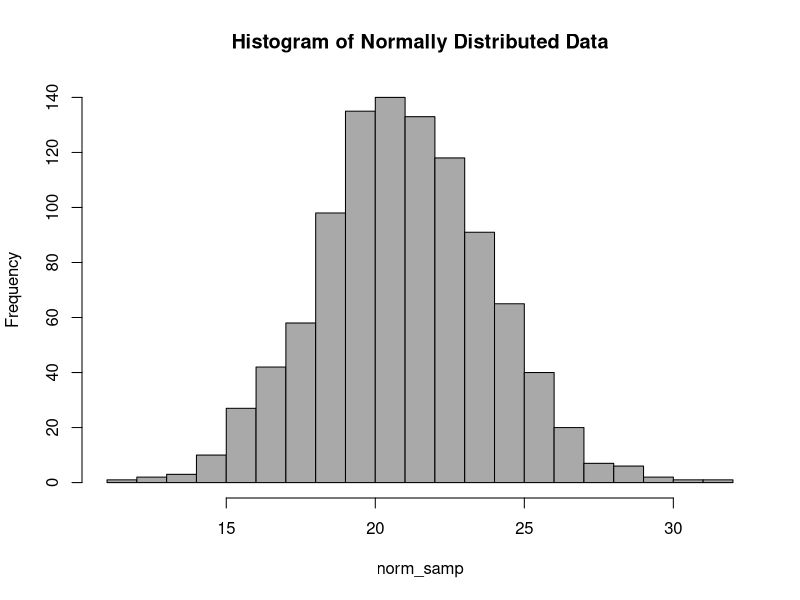
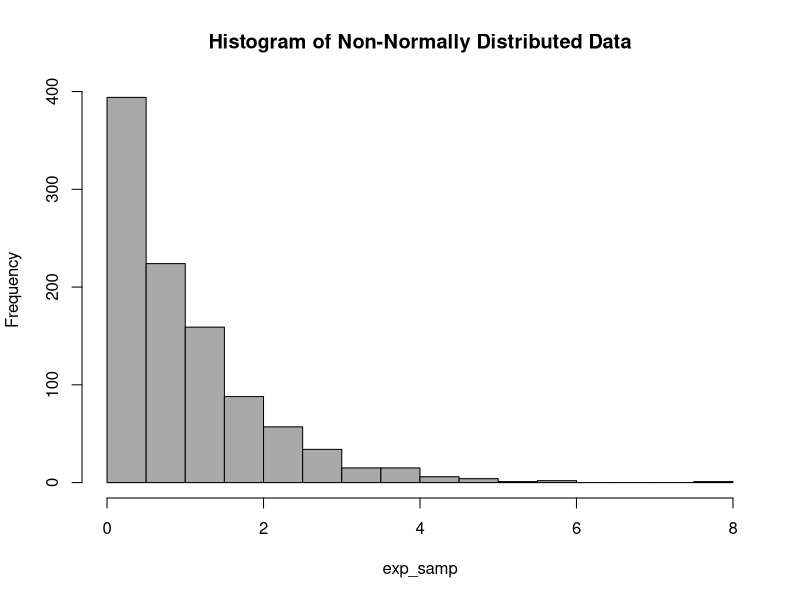
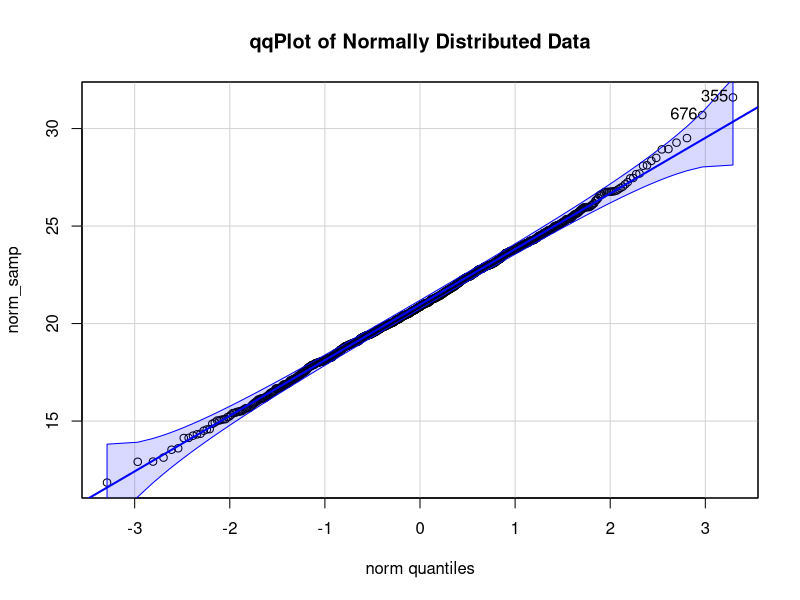
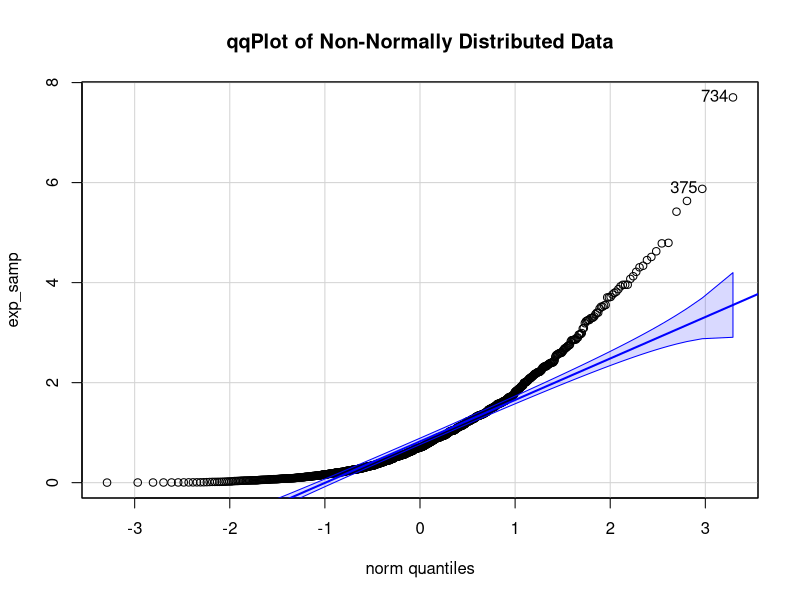
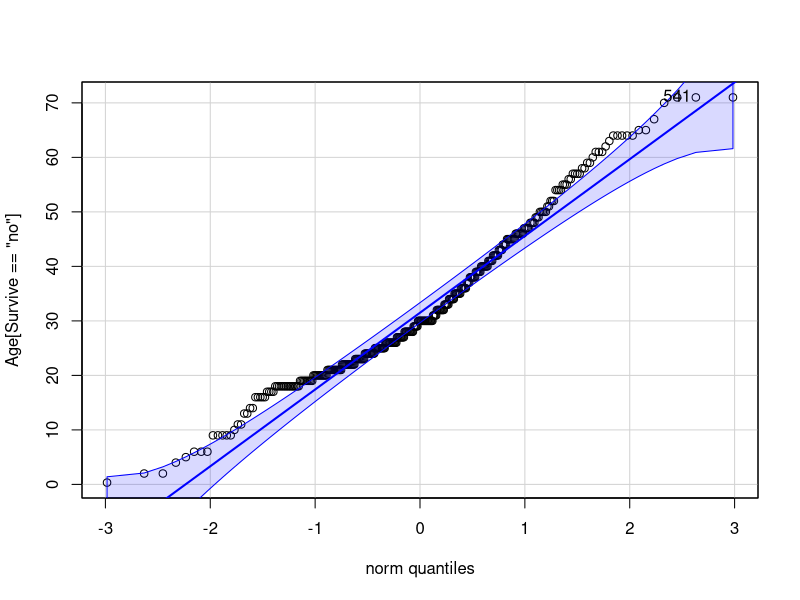
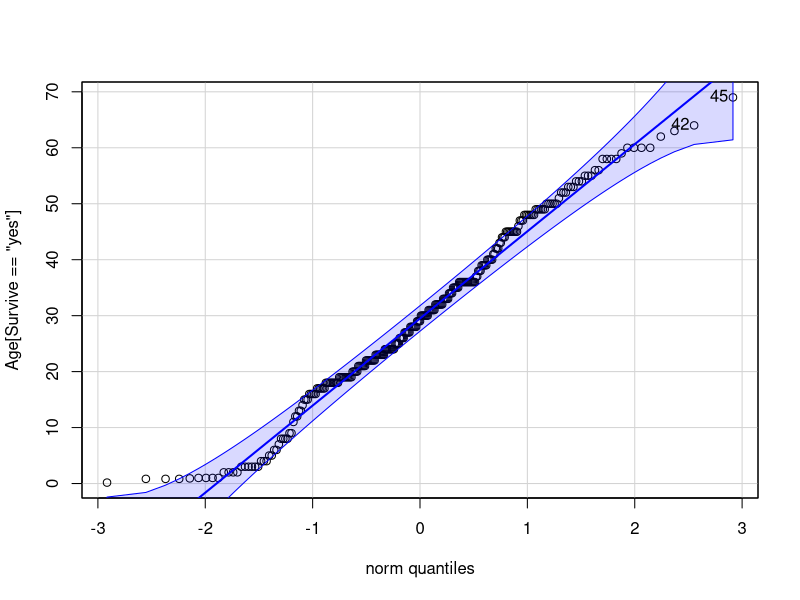

Source code (R) for these figures, in order:
## ---- chunk 1
knitr::opts_chunk$set(echo = TRUE)

# libraries needed for this lab
#remember to install.packages("package") first and then call library if it's a new package
library(readr)
library(tidyverse)
library(ggplot2) # ifyou want to make fancy plots
library(car) # new package alert!

# data needed for this lab
titanic <- read_csv("titanic.csv")
dexterity <- read_csv("dexterity.csv")
bumpus <- read_csv("bumpus.csv")
## ---- chunk 2

# Make fake data to visualize
norm_samp = rnorm(1000, mean=21 , sd=3) #normal distribution 
exp_samp = rexp(1000) #exponential distribution 

# Visualization with a Histogram
hist(norm_samp,
     breaks=20, #20 bins is more practical, even though our sample size is 10x bigger. You get a sense of how many fall within bins that have a width that makes sense. This normal variable could be "age" for example 
     col='darkgray',
     ylab="Frequency",
     main="Histogram of Normally Distributed Data") 

hist(exp_samp,
     breaks=20, #20 bins is more practical, even though our sample size is 10x bigger. You get a sense of how many fall within bins that have a width that makes sense. This normal variable could be "age" for example 
     col='darkgray',
     ylab="Frequency",
     main="Histogram of Non-Normally Distributed Data") 

## ---- chunk 3

# Visualization with a qqPlot
#install.packages("car") 
#install car package. only run once on each computer. when you knit, #comment this line out
library(car)#load car package

# Now we’ll generate a qqplot using qqPlot function in car package.
qqPlot(norm_samp, main = "qqPlot of Normally Distributed Data") #qqplot function
qqPlot(exp_samp, main = "qqPlot of Non-Normally Distributed Data") #qqplot function


## ---- chunk 4
# EXAMPLE 1
shapiro.test(norm_samp) #run a shapiro-wilk test on norm_samp

# How to interpret shapiro test results
  # 1. state your p-value: p-value = 0.6271 (your p-value may be different, but it should be above p > 0.05)
  # 2. compare your p-value to significant p-value value: 0.7614 > 0.05
  # 3. look at your null hypothesis: data are normally distributed
  # 4. contextualize: My p-value of the shapiro-wlk test is 0.76, which is above a p-value of 0.05, hence I can be resaonably confident that my data   are normal

# remember p > 0.05 means you fail to reject the null hypothesis based on your data and tests


## This shapiro-wilk value makes sense since my histogram and qqPlot looked normally distributed

## ---- chunk 5

# EXAMPLE 2
shapiro.test(exp_samp) #run a shapiro-wilk test on exp_samp

# How to interpret shapiro test results
  # 1. state your p-value: p-value < 2.2e-16 (your p-value may be different, but it should be below p < 0.05)
  # 2. compare your p-value to significant p-value value: 2.2e-16 < 0.05
  # 3. look at your null hypothesis: data are normally distributed
  # 4. contextualize: My p-value of the shapiro-wlk test is 2.2e-16, which is below a p-value of 0.05, hence I can be reasonably confident that my data are not normal

# remember p < 0.05 means you reject the null hypothesis based on your data and tests


## This shapiro-wilk value makes sense since my histogram and qqPlot looked not normally distributed


## ---- chunk 6
# t.test(DATASET$VARIABLE, mu=MEAN) 

## ---- chunk 7
# t.test(GROUP1, GROUP2, paired = TRUE)

## ---- chunk 8
# Two-sampled t-test with unequal variances using the Welch's t-test
# t.test(GROUP1$VARIABLE, GROUP2$VARIABLE, var.equal = FALSE)

# One-sided test: Mean is significantly less of Group 1 than mean of Group 2
# t.test(GROUP1$VARIABLE, GROUP2$VARIABLE, alternative = "less, var.equal = FALSE)
## ---- chunk 9
titanic <- read_csv("titanic.csv") # load dataset in
dim(titanic) # 7 variables, 1313 observations

#View(titanic) # let's look at dataset

## ---- chunk 10

# HINT: hist(DATASET$VARIABLE, xlab = "TITLE", main = "TITLE")


# can make this more ~fancy~ tho
## ---- chunk 11
# HINT: shapiro.test(DATASET$VARIABLEOFINTEREST)

## ---- chunk 12
# the one-sample t-test. modify the code for your variables!
# HINT: t.test(DATASET$VARIABLE, mu=MEAN AGE) # self-check: why mu = 18?

t.test(titanic$Age, mu = 18)

## ---- chunk 13
# getting the critical two-sided t-value for alpha = 0.05 and df = 632
qt(0.025, 632) # self-check: why 0.025 and not 0.05?
## ---- chunk 14
# your code here to make a boxplot

# survive is a non-numeric value, so boxplot is more appropriate than a histogram
# HINT: boxplot(Y ~ X, data = DATASET)

## ---- chunk 15
# Q-Q plot separated by group (surviving, yes or no). CHANGE THE VARIABLE NAMES IF NEEDED~!
library(car) # load the package before you use it

# Visualize

# HINT: with(DATASET, qqPlot(RESPONSEVARIABLE[GROUPVARIABLE == "no"],))
with(titanic, qqPlot(Age[Survive == "no"],)) # did you name titanic.csv "titanic"? if not, change it here
with(titanic, qqPlot(Age[Survive == "yes"],)) # did you name titanic.csv "titanic"? if not, change it here

# Quantify
# Shapiro-Wilk test
# HINT: with(DATASET, shapiro.test(RESPONSEVARIABLE[GROUPVARIABLE == "no"]))
with(titanic, shapiro.test(Age[Survive == "yes"]))
with(titanic, shapiro.test(Age[Survive == "no"]))
## ---- chunk 16
# Levene's test: response variable, group variable
leveneTest(titanic$Age, titanic$Survive)

leveneTest(titanic$Age, titanic$Survive)
## ---- chunk 17
# two-sample t-test with unequal variances (Welch's two-sample t-test)

#first, you have to subset the two groups
lived <- subset(titanic, Survive=="yes")
died <- subset(titanic, Survive=="no")

#now, run the t-test on those groups
t.test(lived$Age, died$Age, var.equal = FALSE) # note that 95% CI and a two-sided hypothesis are default settings, meaning we don't have to set them here!
## ---- chunk 18
t.test(lived$Age, died$Age, alternative="less", var.equal = FALSE) # here, we specify the one-sided "less" hypothesis, since two-sided is the default setting and we want to override that.
